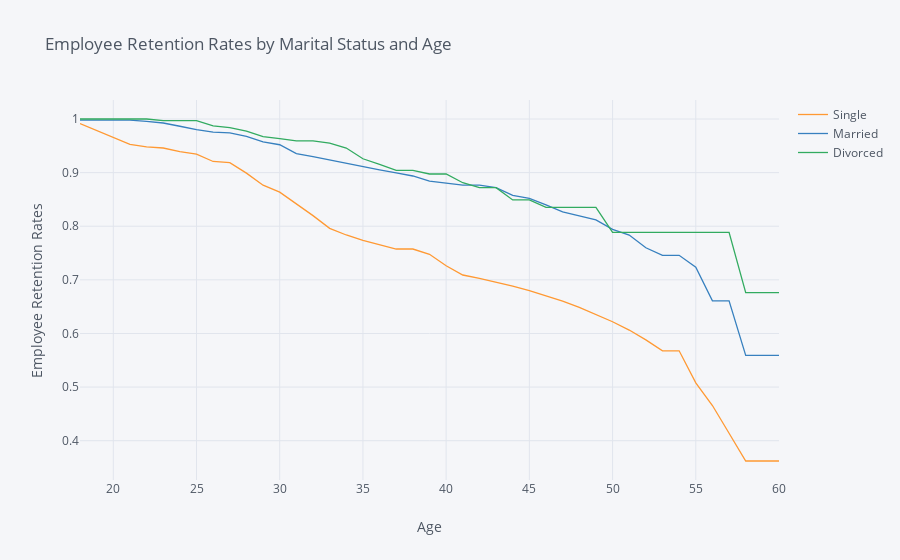

Source (notebook cell):
### Markdown cell above
## 5. Let's also look at the marital status curves by employee age. Generate and plot the survival curves showing retention rates by marital status and age.

### Code cell
rates = survival(data, 'MaritalStatus','Age', 'Attrition')[1:] 
# Se quita el primer valor ya que de 0 a 18 años no hay gente casada ni divorciada

rates.iplot(kind='line', xTitle='Age', yTitle='Employee Retention Rates',
            title='Employee Retention Rates by Marital Status and Age')

### Figure 1 — Plotly figure (JSON) as saved in the notebook; plotly's stock layout.template omitted (floating-point values rounded to 4 significant figures)
{"data": [{"line": {"color": "rgba(255, 153, 51, 1.0)", "dash": "solid", "shape": "linear", "width": 1.3}, "mode": "lines", "name": "Single", "text": "", "type": "scatter", "x": [18, 19, 20, 21, 22, 23, 24, 25, 26, 27, 28, 29, 30, 31, 32, 33, 34, 35, 36, 37, 38, 39, 40, 41, 42, 43, 44, 45, 46, 47, 48, 49, 50, 51, 52, 53, 54, 55, 56, 57, 58, 59, 60], "y": [0.9915, 0.9786, 0.9657, 0.9525, 0.9481, 0.9459, 0.9391, 0.9346, 0.9208, 0.9185, 0.899, 0.8765, 0.8636, 0.8421, 0.8198, 0.7961, 0.7837, 0.7734, 0.7659, 0.7575, 0.7575, 0.7477, 0.7263, 0.709, 0.7027, 0.6957, 0.6882, 0.6799, 0.6705, 0.6601, 0.6488, 0.636, 0.6219, 0.6064, 0.588, 0.5677, 0.5677, 0.508, 0.4656, 0.4139, 0.3622, 0.3622, 0.3622]}, {"line": {"color": "rgba(55, 128, 191, 1.0)", "dash": "solid", "shape": "linear", "width": 1.3}, "mode": "lines", "name": "Married", "text": "", "type": "scatter", "x": [18, 19, 20, 21, 22, 23, 24, 25, 26, 27, 28, 29, 30, 31, 32, 33, 34, 35, 36, 37, 38, 39, 40, 41, 42, 43, 44, 45, 46, 47, 48, 49, 50, 51, 52, 53, 54, 55, 56, 57, 58, 59, 60], "y": [0.9978, 0.9978, 0.9978, 0.9978, 0.9955, 0.9925, 0.9865, 0.9804, 0.9757, 0.9741, 0.9675, 0.9573, 0.952, 0.9355, 0.9297, 0.9235, 0.9171, 0.9103, 0.9052, 0.8996, 0.8937, 0.884, 0.8805, 0.8766, 0.8766, 0.8721, 0.8574, 0.8521, 0.8399, 0.8267, 0.8195, 0.8118, 0.7941, 0.7835, 0.7598, 0.7457, 0.7457, 0.7238, 0.6608, 0.6608, 0.5592, 0.5592, 0.5592]}, {"line": {"color": "rgba(50, 171, 96, 1.0)", "dash": "solid", "shape": "linear", "width": 1.3}, "mode": "lines", "name": "Divorced", "text": "", "type": "scatter", "x": [18, 19, 20, 21, 22, 23, 24, 25, 26, 27, 28, 29, 30, 31, 32, 33, 34, 35, 36, 37, 38, 39, 40, 41, 42, 43, 44, 45, 46, 47, 48, 49, 50, 51, 52, 53, 54, 55, 56, 57, 58, 59, 60], "y": [1, 1, 1, 1, 1, 0.9969, 0.9969, 0.9969, 0.9873, 0.9841, 0.9774, 0.967, 0.9633, 0.9594, 0.9594, 0.955, 0.9458, 0.9258, 0.9153, 0.9041, 0.9041, 0.8974, 0.8974, 0.8811, 0.8719, 0.8719, 0.849, 0.849, 0.8351, 0.8351, 0.8351, 0.8351, 0.7887, 0.7887, 0.7887, 0.7887, 0.7887, 0.7887, 0.7887, 0.7887, 0.676, 0.676, 0.676]}], "layout": {"legend": {"bgcolor": "#F5F6F9", "font": {"color": "#4D5663"}}, "paper_bgcolor": "#F5F6F9", "plot_bgcolor": "#F5F6F9", "title": {"font": {"color": "#4D5663"}, "text": "Employee Retention Rates by Marital Status and Age"}, "xaxis": {"gridcolor": "#E1E5ED", "showgrid": true, "tickfont": {"color": "#4D5663"}, "title": {"font": {"color": "#4D5663"}, "text": "Age"}, "zerolinecolor": "#E1E5ED"}, "yaxis": {"gridcolor": "#E1E5ED", "showgrid": true, "tickfont": {"color": "#4D5663"}, "title": {"font": {"color": "#4D5663"}, "text": "Employee Retention Rates"}, "zerolinecolor": "#E1E5ED"}}}
